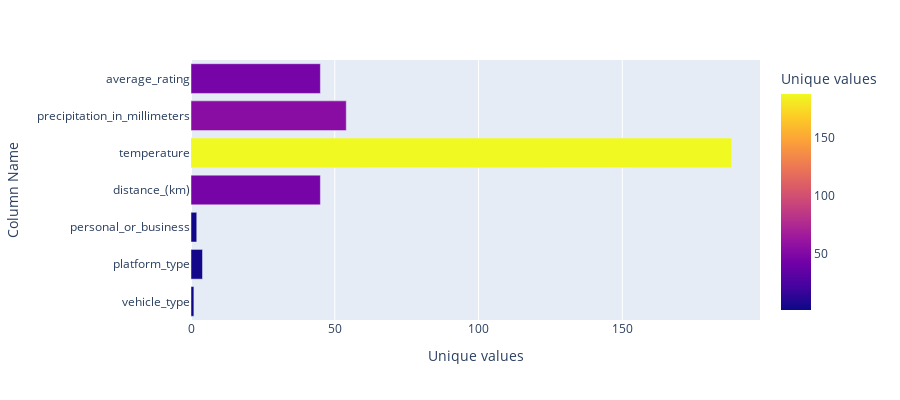
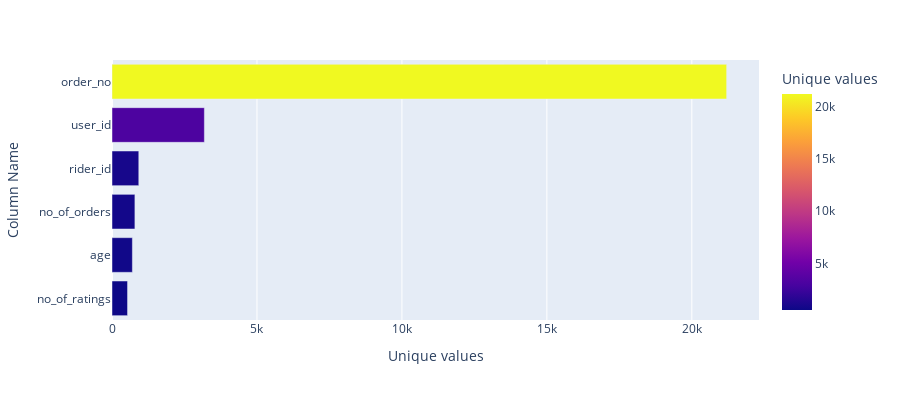

Write notebook code for charts like these, in order.
### Code cell
data = px.data.gapminder()
data1 = unique_values(train_rd)
fig = px.bar(data1, x='no_of_unique_values',
             y = 'column_name', color='no_of_unique_values',
             labels = {'no_of_unique_values': 'Unique values',
                     'column_name': 'Column Name'},
             height = 400)
fig.show()

data2 = px.data.gapminder()
data3 = second_unique(train_rd)
fig = px.bar(data3, x = 'no_of_unique_values',
             y = 'column_name', color='no_of_unique_values',
             labels = {'no_of_unique_values': 'Unique values',
                     'column_name': 'Column Name'},
             height = 400)
fig.show()

### Figure 1 — Plotly figure (JSON) as saved in the notebook; plotly's stock layout.template omitted (floating-point values rounded to 4 significant figures)
{"data": [{"alignmentgroup": "True", "hovertemplate": "Unique values=%{marker.color}<br>Column Name=%{y}<extra></extra>", "legendgroup": "", "marker": {"color": [1, 4, 2, 45, 188, 54, 45], "coloraxis": "coloraxis"}, "name": "", "offsetgroup": "", "orientation": "h", "showlegend": false, "textposition": "auto", "type": "bar", "x": [1, 4, 2, 45, 188, 54, 45], "xaxis": "x", "y": ["vehicle_type", "platform_type", "personal_or_business", "distance_(km)", "temperature", "precipitation_in_millimeters", "average_rating"], "yaxis": "y"}], "layout": {"barmode": "relative", "coloraxis": {"colorbar": {"title": {"text": "Unique values"}}, "colorscale": [[0, "#0d0887"], [0.1111, "#46039f"], [0.2222, "#7201a8"], [0.3333, "#9c179e"], [0.4444, "#bd3786"], [0.5556, "#d8576b"], [0.6667, "#ed7953"], [0.7778, "#fb9f3a"], [0.8889, "#fdca26"], [1, "#f0f921"]]}, "height": 400, "legend": {"tracegroupgap": 0}, "margin": {"t": 60}, "xaxis": {"anchor": "y", "domain": [0, 1], "title": {"text": "Unique values"}}, "yaxis": {"anchor": "x", "domain": [0, 1], "title": {"text": "Column Name"}}}}

### Figure 2 — Plotly figure (JSON) as saved in the notebook; plotly's stock layout.template omitted (floating-point values rounded to 4 significant figures)
{"data": [{"alignmentgroup": "True", "hovertemplate": "Unique values=%{marker.color}<br>Column Name=%{y}<extra></extra>", "legendgroup": "", "marker": {"color": [536, 703, 790, 924, 3186, 21201], "coloraxis": "coloraxis"}, "name": "", "offsetgroup": "", "orientation": "h", "showlegend": false, "textposition": "auto", "type": "bar", "x": [536, 703, 790, 924, 3186, 21201], "xaxis": "x", "y": ["no_of_ratings", "age", "no_of_orders", "rider_id", "user_id", "order_no"], "yaxis": "y"}], "layout": {"barmode": "relative", "coloraxis": {"colorbar": {"title": {"text": "Unique values"}}, "colorscale": [[0, "#0d0887"], [0.1111, "#46039f"], [0.2222, "#7201a8"], [0.3333, "#9c179e"], [0.4444, "#bd3786"], [0.5556, "#d8576b"], [0.6667, "#ed7953"], [0.7778, "#fb9f3a"], [0.8889, "#fdca26"], [1, "#f0f921"]]}, "height": 400, "legend": {"tracegroupgap": 0}, "margin": {"t": 60}, "xaxis": {"anchor": "y", "domain": [0, 1], "title": {"text": "Unique values"}}, "yaxis": {"anchor": "x", "domain": [0, 1], "title": {"text": "Column Name"}}}}
